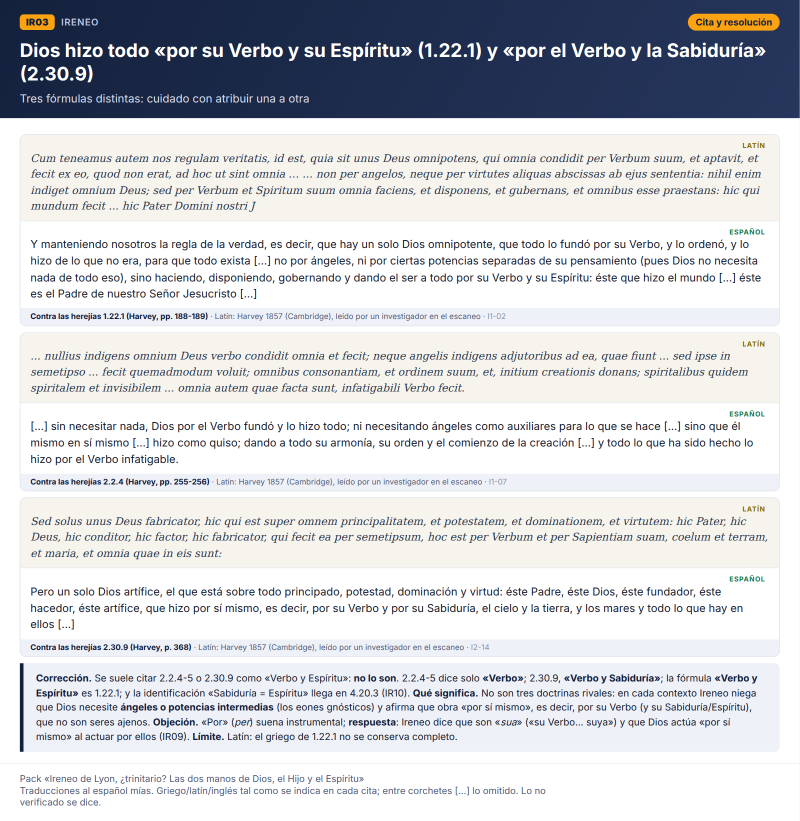
#> input picture ireneo-lyon-manos-hijo-espiritu/IR03.png, 1600 x 1641 px, given in place of IR18.png, which was not available (shown at 1/2 size)
$ python packir.py
#> lines starting #> are read from the running program, lines starting #| are printed output that depends on the picture
import os, shutil, glob, json
from PIL import Image
B='/tmp/claude-0/-home-user-Pruebas/978f574d-1019-54bc-bb45-9f4fddd102bb/scratchpad'
AT=B+'/ir'; AQ=B+'/iq'
R='/home/user/Pruebas/ireneo-lyon-manos-hijo-espiritu'
os.chdir(AT)
for d in ('','/herramientas','/herramientas/briefs_agentes','/herramientas/datos_agentes','/paginas'):
    os.makedirs(R+d,exist_ok=True)
order=['IR18']+[f'IR{i:02d}' for i in range(1,18)]+['IR20','IR21','IR22']
files=[o+'.png' for o in order]
for f in files: shutil.copy('ircards/'+f,R+'/'+f)
for f in glob.glob(AQ+'/pg/*.png'): shutil.copy(f,R+'/paginas/'+os.path.basename(f))
for t in ('irdata.py','irgen.py','packir.py'): shutil.copy(t,R+'/herramientas/'+t)
for t in ('hlz2.py',): shutil.copy(f'{AQ}/{t}',R+'/herramientas/resaltar_'+t)
shutil.copy(B+'/ay/renderhb.js',R+'/herramientas/renderhb.js'); shutil.copy(B+'/tq/hlz.py',R+'/herramientas/hlz.py'); shutil.copy(B+'/jd/hlpage.py',R+'/herramientas/hlpage.py')
for t in ('hbcss.py','genpad.py'): shutil.copy(f'{B}/hb/{t}',R+'/herramientas/'+t)
shutil.copy(AQ+'/gen.py',R+'/herramientas/gen_briefs.py')
for k in range(1,12):
    shutil.copy(f'{AQ}/I{k}.txt',R+f'/herramientas/briefs_agentes/I{k}.txt')
    for n in ('passages.json','notes.md'):
        p=f'{AQ}/I{k}/{n}'
        if os.path.exists(p): shutil.copy(p,R+f'/herramientas/datos_agentes/I{k}_{n}')
ims=[]
for f in files:
    im=Image.open('ircards/'+f).convert('RGB')
#> im is the input picture: PIL image 1600x1641 RGB; mean R, G, B 208.3, 210.4, 214.7
    if im.width>1200: im=im.resize((1200,round(im.height*1200/im.width)),Image.LANCZOS)
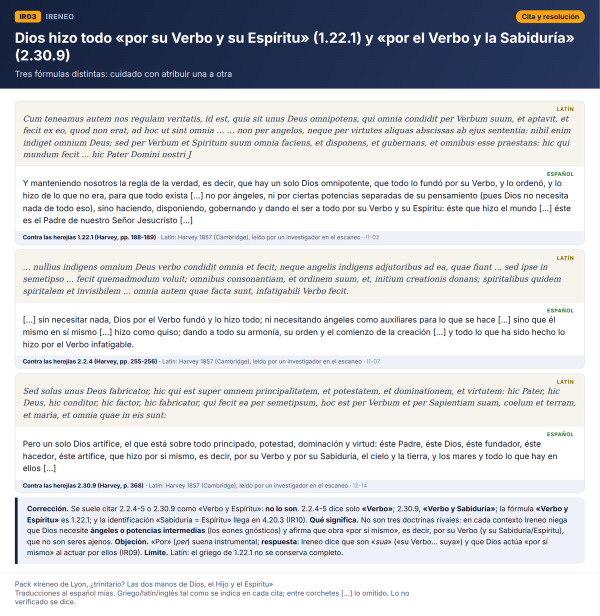
#> im: PIL image 1200x1231 RGB (shown at 1/2 size); mean R, G, B 208, 210.2, 214.4
    ims.append(im)
#> pass 2 of the loop `for f in files:`:
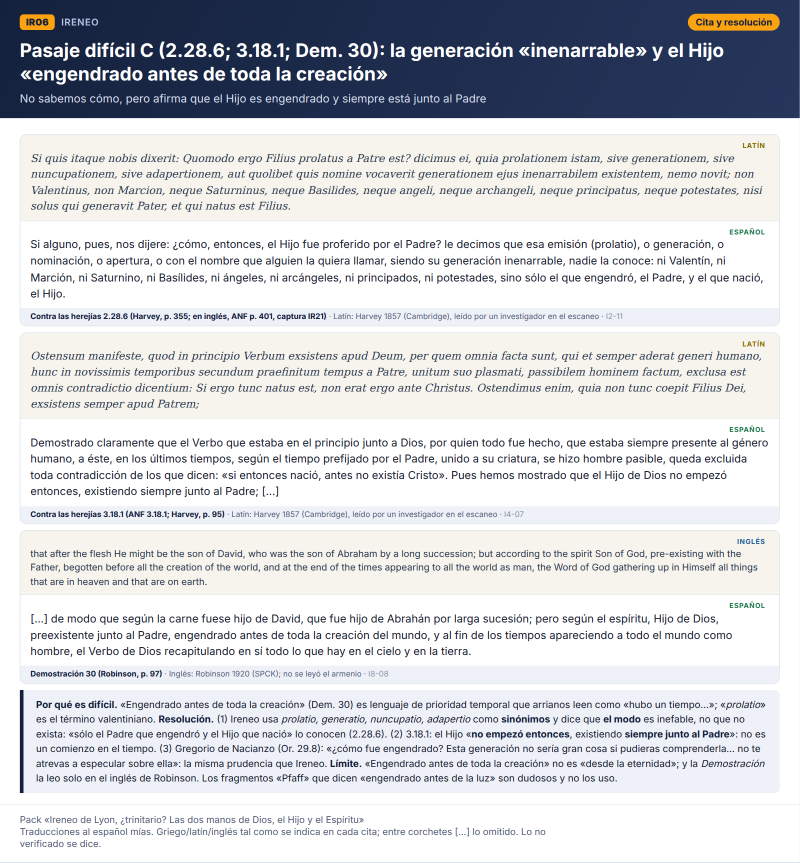
#> input picture ireneo-lyon-manos-hijo-espiritu/IR06.png, 1600 x 1725 px, given in place of IR01.png, which was not available (shown at 1/2 size)
#> im is the input picture: PIL image 1600x1725 RGB; mean R, G, B 209.1, 211.2, 215.3
#> `if im.width>1200: im=im.resize((1200,round(im.height*1200/im.width)),I..`:
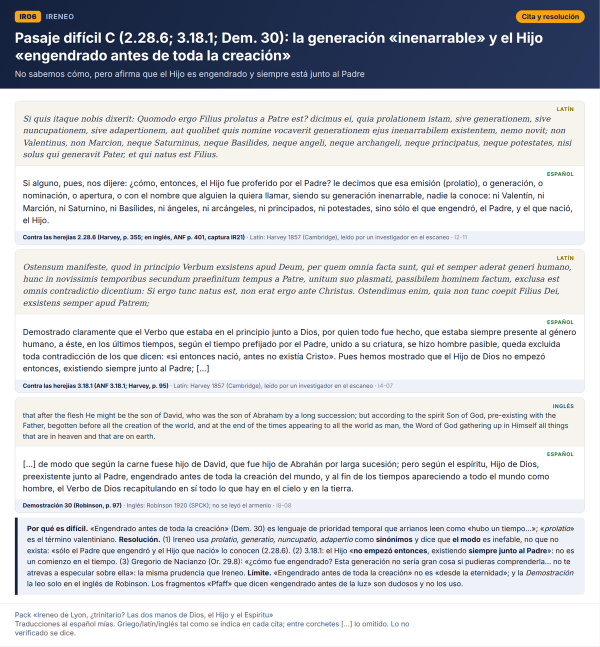
#> im: PIL image 1200x1294 RGB (shown at 1/2 size); mean R, G, B 208.8, 210.9, 215
#> (the run stopped early here; a loop or call above may not have finished)
